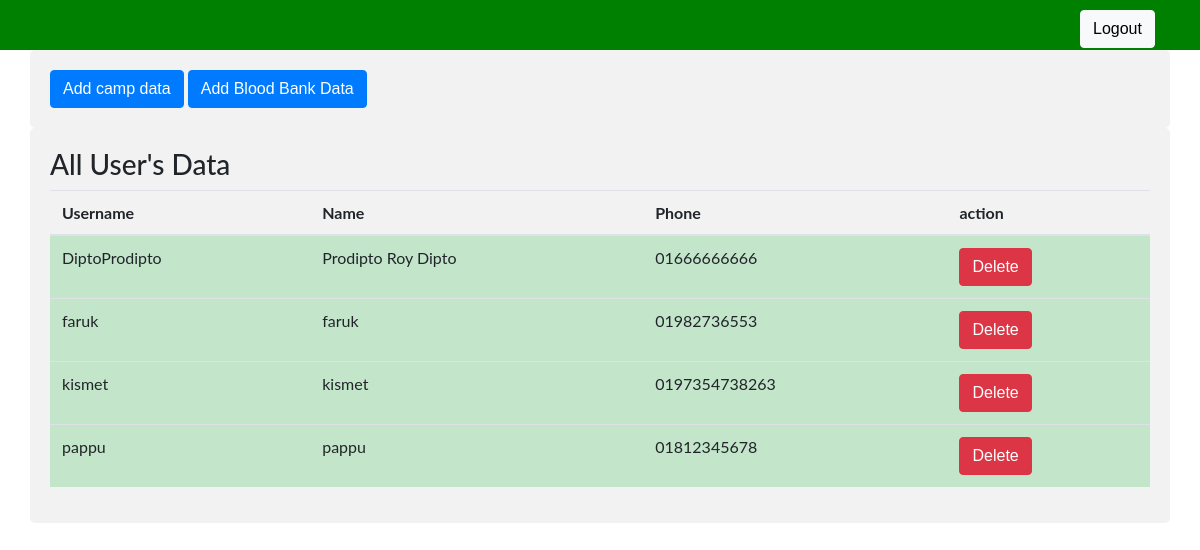
The app's page /html/admin.php (signed in) with its own data.
### tables this page shows
CREATE TABLE `donor` (
  `username` varchar(200) NOT NULL,
  `name` varchar(200) NOT NULL,
  `email` varchar(200) NOT NULL,
  `phone` varchar(200) NOT NULL,
  `district` varchar(200) NOT NULL,
  `area` varchar(200) NOT NULL,
  `bloodgroup` varchar(200) NOT NULL,
  `password` varchar(200) NOT NULL,
  `image` varchar(100) NOT NULL,
  `status` varchar(100) NOT NULL
);

### html/admin.php (the view, shortened to what this page needs)
<?php
    include ("conn.php");
    $sql = "select * from donor";
   $result = mysqli_query($conn,$sql);
?>
<html lang="en">
<head>
    <link rel="stylesheet" href="https://stackpath.bootstrapcdn.com/bootstrap/4.1.3/css/bootstrap.min.css">
    <link rel="stylesheet" type="text/css" href="../css/style.css">
</head>
<body>
    <div style="height: 50px;width:100% ; background-color:green;">
        <button type="button" style="margin-left: 90%; margin-top: 10px;" class="btn btn-light"><a href="logout.php" style="color:black;text-decoration:none;">Logout</a></button>
    </div>
<div class="container">
    <button type="button" class="btn btn-primary"><a href="campadd.php" style="text-decoration: none; color: white;">Add camp data</a></button>
    <button type="button" class="btn btn-primary"><a href="bankadd.php" style="text-decoration: none;color: white;">Add Blood Bank Data</a></button>
</div>
    <div class="container">
        <h3>All User's Data</h3>
  <table class="table">
    <thead>
      <tr>
        <th>Username</th>
        <th>Name </th>
        <th>Phone</th>
        <th>action</th>
      </tr>
    </thead>
    <tbody>
        <?php
   while($row = mysqli_fetch_assoc($result))
   {
    ?>
        <tr class="table-success">
            <form method="post">
        <td><?php echo $row['username']; ?></td>
        <td><?php echo $row['name']; ?> </td>
        <td><?php echo $row['phone']; ?></td>
        <td><button type="submit" name="delete" value="<?php echo $row['username']; ?>" class="btn btn-danger">Delete</button></td>
        </form>
      </tr>
 <?php
}
?>
      </tbody>
  </table>
</div>
</body>
</html>

### css/style.css (style rules this page uses)
body,h1,h2,h3,h4,h5,h6 { font-family: "Lato", sans-serif }
.w3-bar,h1,button { font-family: "Montserrat", sans-serif }
* { box-sizing: border-box; }
.container { border-radius: 5px; background-color: #f2f2f2; padding: 20px; }

### records on screen
donor: username "DiptoProdipto", name "Prodipto Roy Dipto", phone "01666666666"
donor: username "faruk", name "faruk", phone "01982736553"
donor: username "kismet", name "kismet", phone "0197354738263"
donor: username "pappu", name "pappu", phone "01812345678"
